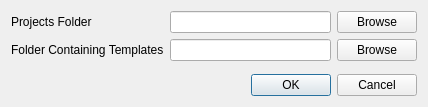
<?xml version="1.0" encoding="UTF-8"?>
<ui version="4.0">
 <class>Dialog</class>
 <widget class="QDialog" name="Dialog">
  <property name="geometry">
   <rect>
    <x>0</x>
    <y>0</y>
    <width>428</width>
    <height>107</height>
   </rect>
  </property>
  <property name="windowTitle">
   <string>Moor Tools Settings</string>
  </property>
  <layout class="QGridLayout" name="gridLayout_2">
   <item row="0" column="0">
    <layout class="QGridLayout" name="gridLayout">
     <item row="0" column="2">
      <widget class="QPushButton" name="projectsFolderPushButton">
       <property name="text">
        <string>Browse</string>
       </property>
      </widget>
     </item>
     <item row="1" column="0">
      <widget class="QLabel" name="templateRootLabel">
       <property name="text">
        <string>Folder Containing Templates</string>
       </property>
      </widget>
     </item>
     <item row="1" column="1">
      <widget class="QLineEdit" name="templateRootLineEdit"/>
     </item>
     <item row="1" column="2">
      <widget class="QPushButton" name="templateRootPushButton">
       <property name="text">
        <string>Browse</string>
       </property>
      </widget>
     </item>
     <item row="0" column="1">
      <widget class="QLineEdit" name="projectsFolderLineEdit"/>
     </item>
     <item row="0" column="0">
      <widget class="QLabel" name="projectsFolderLabel">
       <property name="text">
        <string>Projects Folder</string>
       </property>
      </widget>
     </item>
    </layout>
   </item>
   <item row="1" column="0">
    <spacer name="verticalSpacer">
     <property name="orientation">
      <enum>Qt::Vertical</enum>
     </property>
     <property name="sizeHint" stdset="0">
      <size>
       <width>20</width>
       <height>0</height>
      </size>
     </property>
    </spacer>
   </item>
   <item row="2" column="0">
    <widget class="QDialogButtonBox" name="buttonBox">
     <property name="orientation">
      <enum>Qt::Horizontal</enum>
     </property>
     <property name="standardButtons">
      <set>QDialogButtonBox::Cancel|QDialogButtonBox::Ok</set>
     </property>
    </widget>
   </item>
  </layout>
 </widget>
 <resources/>
 <connections>
  <connection>
   <sender>buttonBox</sender>
   <signal>accepted()</signal>
   <receiver>Dialog</receiver>
   <slot>accept()</slot>
   <hints>
    <hint type="sourcelabel">
     <x>236</x>
     <y>97</y>
    </hint>
    <hint type="destinationlabel">
     <x>157</x>
     <y>77</y>
    </hint>
   </hints>
  </connection>
  <connection>
   <sender>buttonBox</sender>
   <signal>rejected()</signal>
   <receiver>Dialog</receiver>
   <slot>reject()</slot>
   <hints>
    <hint type="sourcelabel">
     <x>304</x>
     <y>97</y>
    </hint>
    <hint type="destinationlabel">
     <x>286</x>
     <y>77</y>
    </hint>
   </hints>
  </connection>
  <connection>
   <sender>templateRootPushButton</sender>
   <signal>clicked()</signal>
   <receiver>Dialog</receiver>
   <slot>browseForTemplateRoot()</slot>
   <hints>
    <hint type="sourcelabel">
     <x>417</x>
     <y>61</y>
    </hint>
    <hint type="destinationlabel">
     <x>334</x>
     <y>39</y>
    </hint>
   </hints>
  </connection>
  <connection>
   <sender>projectsFolderPushButton</sender>
   <signal>clicked()</signal>
   <receiver>Dialog</receiver>
   <slot>browseForProjectRoot()</slot>
   <hints>
    <hint type="sourcelabel">
     <x>356</x>
     <y>23</y>
    </hint>
    <hint type="destinationlabel">
     <x>307</x>
     <y>5</y>
    </hint>
   </hints>
  </connection>
 </connections>
 <slots>
  <slot>browseForTemplateRoot()</slot>
  <slot>browseForProjectRoot()</slot>
 </slots>
</ui>
